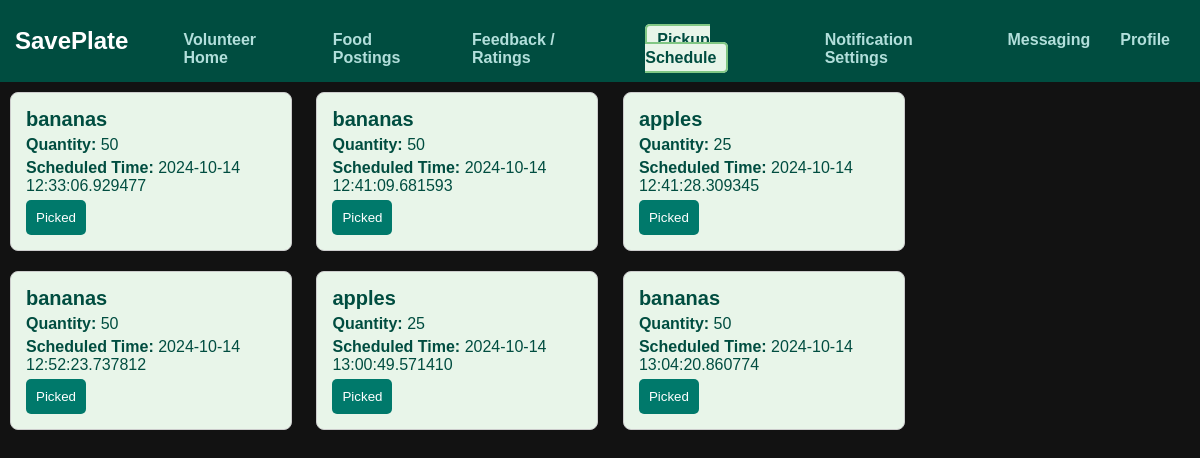
The page /pickupschedule (signed in) on the database its author committed.
### app.py (models this page shows)
class ScheduledPickup(db.Model):
    id = db.Column(db.Integer, primary_key=True)
    volunteer_id = db.Column(db.Integer, db.ForeignKey('user.id'), nullable=False)
    post_id = db.Column(db.Integer, db.ForeignKey('available_post.id'), nullable=False)  # This should not be NULL
    pickup_time = db.Column(db.DateTime, nullable=False)
    is_picked = db.Column(db.Boolean, default=False, nullable=False)
    post = db.relationship('AvailablePost', backref='scheduled_pickups')  # Reference to the AvailablePost model

class AvailablePost(db.Model):
    id = db.Column(db.Integer, primary_key=True)
    name = db.Column(db.String(100), nullable=False)
    quantity = db.Column(db.Integer, nullable=False)
    expiry_date = db.Column(db.String(10), nullable=False)

### app.py (the view)
@app.route('/pickupschedule')
def pickup_schedule():
    if 'user_id' not in session or session['role'] != 'volunteer':
        flash('Unauthorized access.')
        return redirect(url_for('login'))
    scheduled_pickups = ScheduledPickup.query.filter_by(volunteer_id=session['user_id']).all()
    return render_template('pickupschedule.html', scheduled_pickups=scheduled_pickups)

### templates/pickupschedule.html (shortened to what this page needs)
{% extends 'base.html' %} {% block title %}Pickup Schedule{% endblock %} {%
block content %}
<main>
  {% for pickup in scheduled_pickups %}
  <div class="pickup-card" id="pickup-{{ pickup.id }}">
    <h3>{{ pickup.post.name }}</h3>
    <p><strong>Quantity:</strong> {{ pickup.post.quantity }}</p>
    <p><strong>Scheduled Time:</strong> {{ pickup.pickup_time }}</p>
    {% if pickup.is_picked %}
    <button class="btn-done" disabled>Done</button>
    {% else %}
    <form action="/markPicked/{{ pickup.id }}" method="POST">
      <button type="submit" class="btn-pick">Picked</button>
    </form>
    {% endif %}
  </div>
  {% endfor %}
</main>
{% endblock %}

### templates/base.html (shortened to what this page needs)
<!DOCTYPE html>
<html lang="en">
  <head>
    <link rel="stylesheet" href="/static/static/styles.css" />
  </head>
  <body>
    <header>
      <nav class="navbar">
        <div class="navbar-brand">
          <span>SavePlate</span>
        </div>
        <ul class="nav-links">
          {% if session['role'] == 'manager' %}
          <li>
            <a
              href="/home"
              class="{% if request.path == '/home' %}active{% endif %}"
              >Home</a
            >
          </li>
          <li>
            <a
              href="/inventoryManagement"
              class="{% if request.path == '/inventoryManagement' %}active{% endif %}"
              >Inventory Management</a
            >
          </li>
          <li>
            <a
              href="/foodposting"
              class="{% if request.path == '/foodposting' %}active{% endif %}"
              >Surplus Food Posting</a
            >
          </li>
          <li>
            <a
              href="/donation"
              class="{% if request.path == '/donation' %}active{% endif %}"
              >Donation Requests</a
            >
          </li>
          <li>
            <a
              href="/wasteLogging"
              class="{% if request.path == '/wasteLogging' %}active{% endif %}"
              >Waste Logging</a
            >
          </li>
          <li>
            <a
              href="/messaging"
              class="{% if request.path == '/messaging' %}active{% endif %}"
              >Messaging</a
            >
          </li>
          <div
            class="hamburger-menu"
            id="hamburgerDropdown"
            onclick="toggleMenu()"
          >
            <img
              src="/static/static/assets/fast-food-burger-svgrepo-com.svg"
              alt="Menu Icon"
              class="hamburger-icon"
            />
            <ul class="dropdown-menu" id="hamburgerDropdown">
              <li><a href="/notifications">Alerts and Notifications</a></li>
              <li><a href="/insights">Data Insights</a></li>
            </ul>
          </div>
          <li>
            <a
              href="/profile"
              class="{% if request.path == '/profile' %}active{% endif %}"
              >Profile</a
            >
          </li>
          {% elif session['role'] == 'volunteer' %}
          <li>
            <a
              href="/volunteerhome"
              class="{% if request.path == '/volunteerhome' %}active{% endif %}"
              >Volunteer Home</a
            >
          </li>
          <li>
            <a
              href="/foodposts"
              class="{% if request.path == '/foodposts' %}active{% endif %}"
              >Food Postings</a
            >
          </li>
          <li>
            <a
              href="/feedback"
              class="{% if request.path == '/feedback' %}active{% endif %}"
              >Feedback / Ratings</a
            >
          </li>
          <li>
            <a
              href="/pickupschedule"
              class="{% if request.path == '/pickupschedule' %}active{% endif %}"
              >Pickup Schedule</a
            >
          </li>
          <li>
            <a
              href="/notificationSettings"
              class="{% if request.path == '/notificationSettings' %}active{% endif %}"
              >Notification Settings</a
            >
          </li>
          <li>
            <a
              href="/messaging"
              class="{% if request.path == '/messaging' %}active{% endif %}"
              >Messaging</a
            >
          </li>
          <li>
            <a
              href="/profile"
              class="{% if request.path == '/profile' %}active{% endif %}"
              >Profile</a
            >
          </li>
          {% endif %}
        </ul>
      </nav>
    </header>
    <main>
      {% block content %}{% endblock %}
    </main>
  </body>
</html>

### static/static/styles.css (style rules this page uses)
body { background-color: #121212; color: #ffffff; font-family: Arial, sans-serif; margin: 0; padding: 0; }
p { color: #cccccc; }
.navbar { display: flex; justify-content: space-between; align-items: center; background-color: #004d40; padding: 15px; }
.navbar-brand { font-size: 1.5rem; font-weight: bold; color: #ffffff; }
.nav-links { display: flex; list-style-type: none; margin-bottom: 0; }
.nav-links li { margin: 0 15px; }
.nav-links a { color: #b2dfdb; text-decoration: none; font-weight: bold; font-size: 1rem; }
.nav-links .active { background-color: #e8f5e9; padding: 5px 10px; border-radius: 5px; border: 2px solid #81c784; color: #004d40; font-weight: bold; }
.pickup-card { border: 1px solid #ccc; padding: 15px; border-radius: 8px; margin: 10px; display: inline-block; width: 250px; background-color: #e8f5e9; color: #004d40; }
.pickup-card h3 { margin: 0; font-size: 1.25rem; }
.pickup-card p { margin: 5px 0; color: #004d40; }
.btn-pick { padding: 10px; background-color: #00796b; color: white; border: none; cursor: pointer; border-radius: 5px; }

### rows shown on the page
ScheduledPickup: post.name "bananas", post.quantity "50", pickup_time "2024-10-14 12:33:06.929477"
ScheduledPickup: post.name "bananas", post.quantity "50", pickup_time "2024-10-14 12:41:09.681593"
ScheduledPickup: post.name "apples", post.quantity "25", pickup_time "2024-10-14 12:41:28.309345"
ScheduledPickup: post.name "bananas", post.quantity "50", pickup_time "2024-10-14 12:52:23.737812"
ScheduledPickup: post.name "apples", post.quantity "25", pickup_time "2024-10-14 13:00:49.571410"
ScheduledPickup: post.name "bananas", post.quantity "50", pickup_time "2024-10-14 13:04:20.860774"
